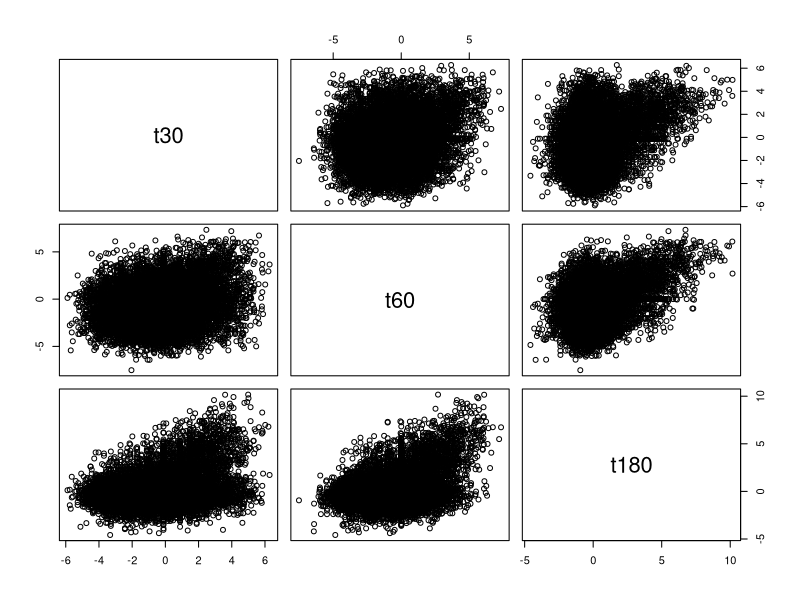
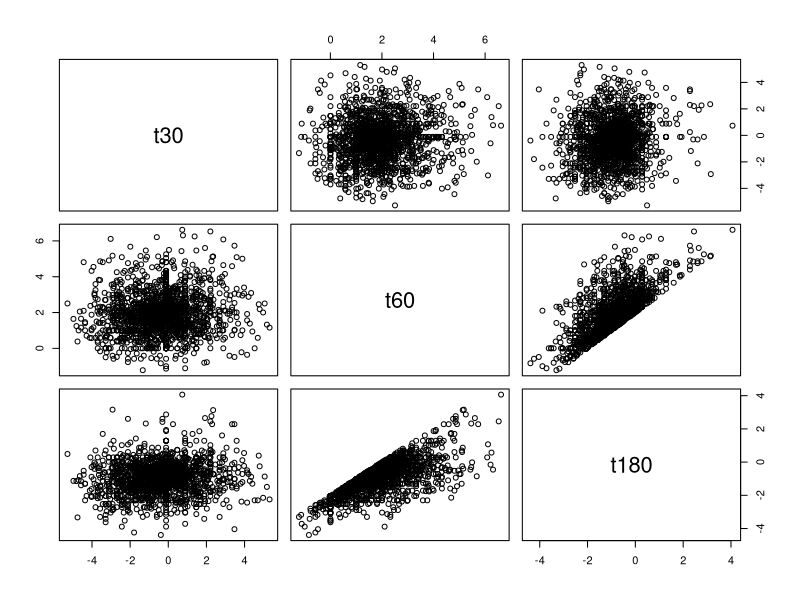
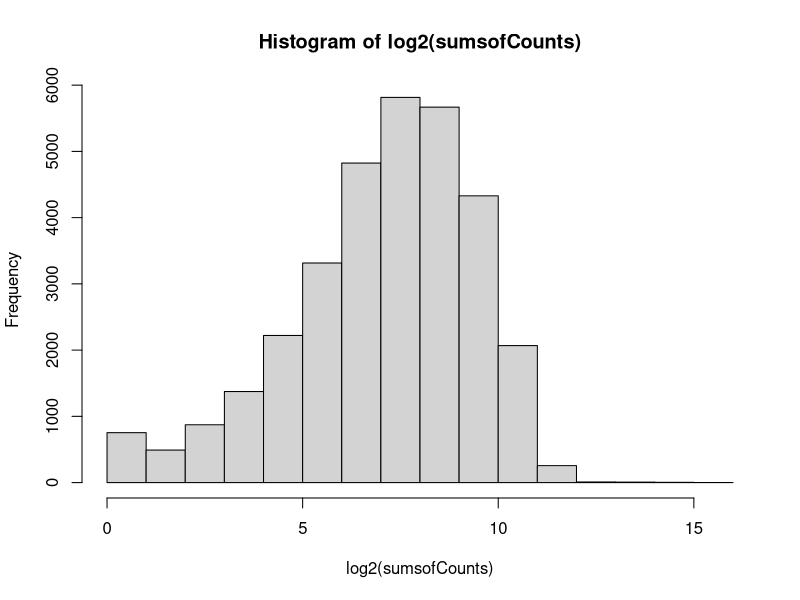
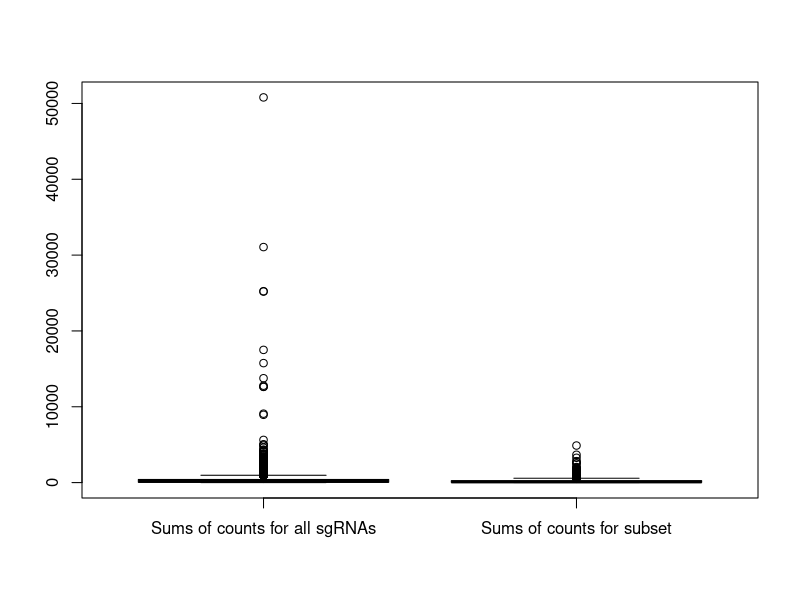
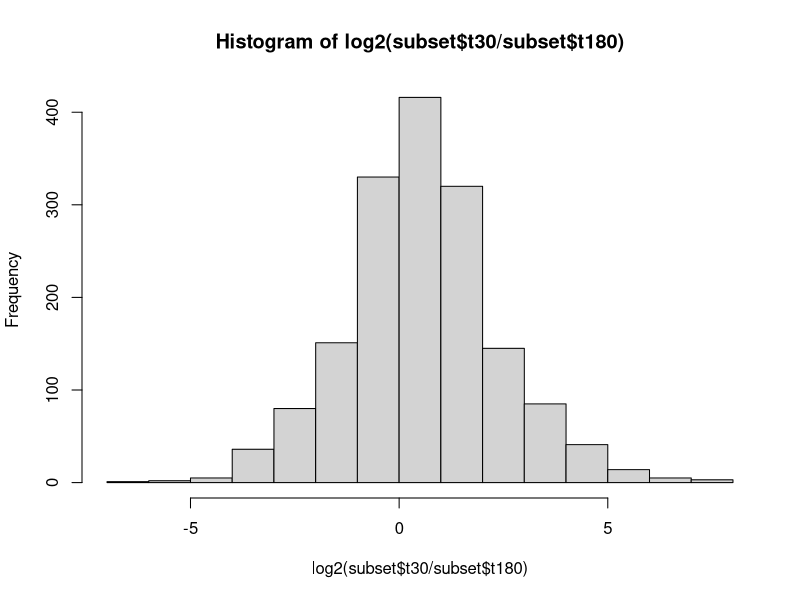
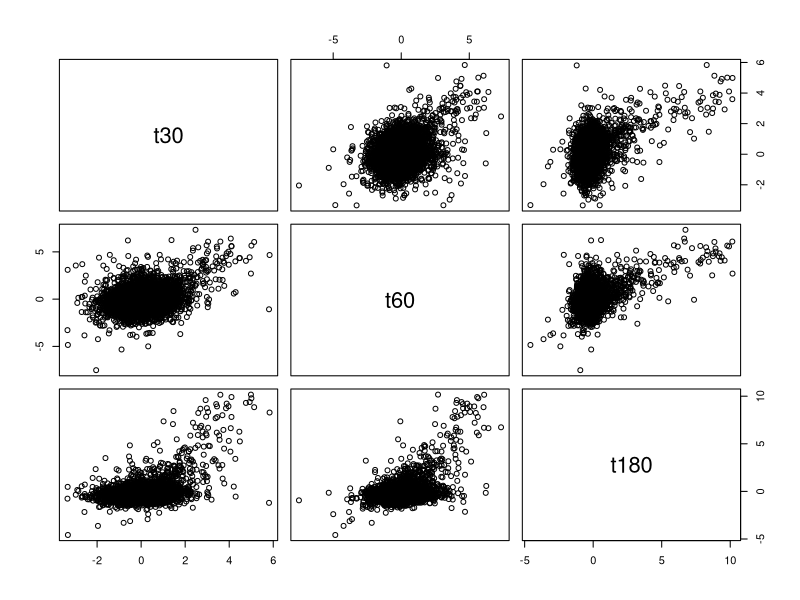
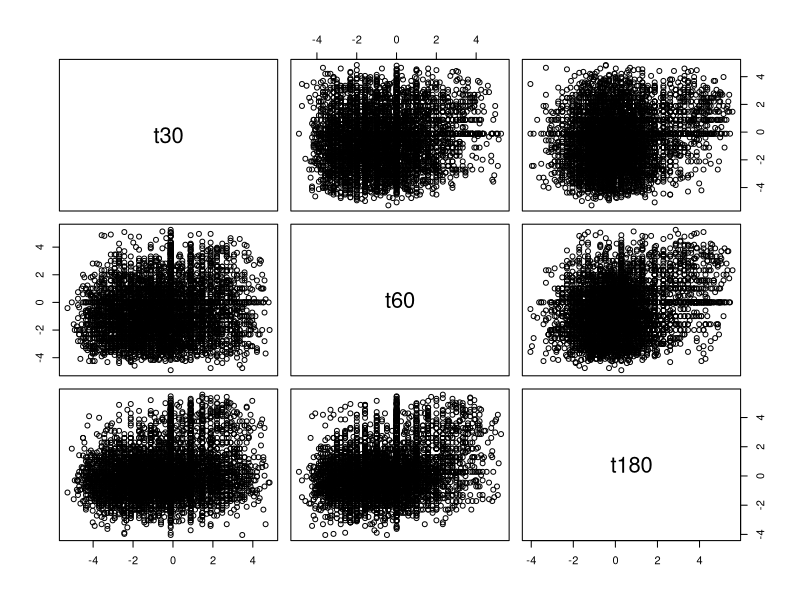
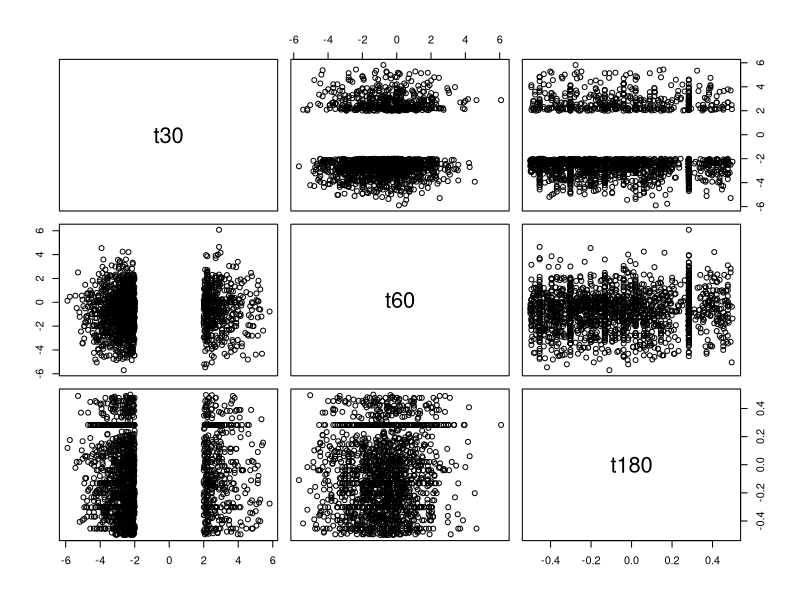

Generate these figures, in order, with R:
library('edgeR')
library('reshape')
library(ggplot2)

allData <- read.csv('selected.csv')
counts <- data.frame(allData$X1_aerobic_t30_1_control, allData$X1_aerobic_t60_1_control, allData$X1_aerobic_t180_1_control,
                      allData$X1_aerobic_t30_2_chlor, allData$X1_aerobic_t60_2_chlor, allData$X1_aerobic_t180_2_chlor, row.names=allData$seq)
counts <- data.frame(allData$X1_aerobic_t30_1_control, allData$X1_aerobic_t60_1_control, allData$X1_aerobic_t180_1_control,
                    allData$X1_aerobic_t30_6_nor, allData$X1_aerobic_t60_6_nor, allData$X1_aerobic_t180_6_Nor, row.names=allData$seq)
freqs <- data.frame(apply((counts+1), 2, function(x){return(x/sum(x))}) )
ratios <- data.frame(t30=freqs[,4]/freqs[,1], t60=freqs[,5]/freqs[,2], t180=freqs[,6]/freqs[,3], row.names=row.names(counts))
counts$t30 = freqs[,4]/freqs[,1]
counts$t60 = freqs[,5]/freqs[,2]
counts$t180 = freqs[,6]/freqs[,3]

# Assign to chlor ####
chlorCounts <- counts
chlorRatios <- ratios

pairs(log2(ratios))
cor(log2(ratios))

t180_too_low <- ( log2(ratios$t60) - log2(ratios$t180) ) > 2
subset <- counts[t180_too_low,]
pairs(log2(subset[7:9]))
sumsOfCounts_subset <- apply(subset[,1:6],1,sum)
sumsofCounts <- apply(counts[,1:6],1,sum)
hist(log2(sumsofCounts))
summary(sumsofCounts)
boxplot(sumsofCounts, sumsOfCounts_subset,names=c('Sums of counts for all sgRNAs','Sums of counts for subset'))
t.test(sumsofCounts,sumsOfCounts_subset)
# in this subset with high t60, how often is t30 close to t180
hist( log2(subset$t30/subset$t180) )

sgRNAs_with_lots_of_counts <- (sumsofCounts > 500)
pairs(log2(ratios[sgRNAs_with_lots_of_counts,]))
cor(log2(ratios[sgRNAs_with_lots_of_counts,]))

sgRNAs_with_low_counts <- (sumsofCounts<50)
sum(sgRNAs_with_low_counts)
pairs(log2(counts[sgRNAs_with_low_counts,7:9]))
cor(log2(counts[sgRNAs_with_low_counts,7:9]))

sgRNAs_with_high_change_at_t30 <- abs(log2(ratios$t30)) > 2 & abs(log2(ratios$t180))<.5
sum(sgRNAs_with_high_change_at_t30)
pairs(log2(counts[sgRNAs_with_high_change_at_t30,7:9]))
temp <- ratios[sgRNAs_with_high_change_at_t30, ]
temp2 <- abs(log2(ratios$t30)) > 2
temp2 <- abs(log2(ratios$t30))
temp3 <- abs(log2(ratios$t180)) < .5
temp <- counts[sgRNAs_with_high_change_at_t30,]
temp$log2 <- log2(temp$t30)
write.csv(counts[sgRNAs_with_high_change_at_t30,], 'over_active_at_t30.csv')

# Reshape ratios so I can plot overlay with ggplot ####
ratiosLong <- melt(log2(ratios))
qplot(value, data=ratiosLong, geom='density', color=variable, xlab='Log2 ratio', main='Comparing distribution of sgRNA effect for different time points')
counts180 = (counts$allData.X1_aerobic_t180_1_control+counts$allData.X1_aerobic_t180_6_Nor)
plot(log2(counts$t180) ~ log2(counts180) )

temp <- hist(log2(counts$t180),200)
which(temp$counts > 2500)
temp$mids[49]
temp$xname
